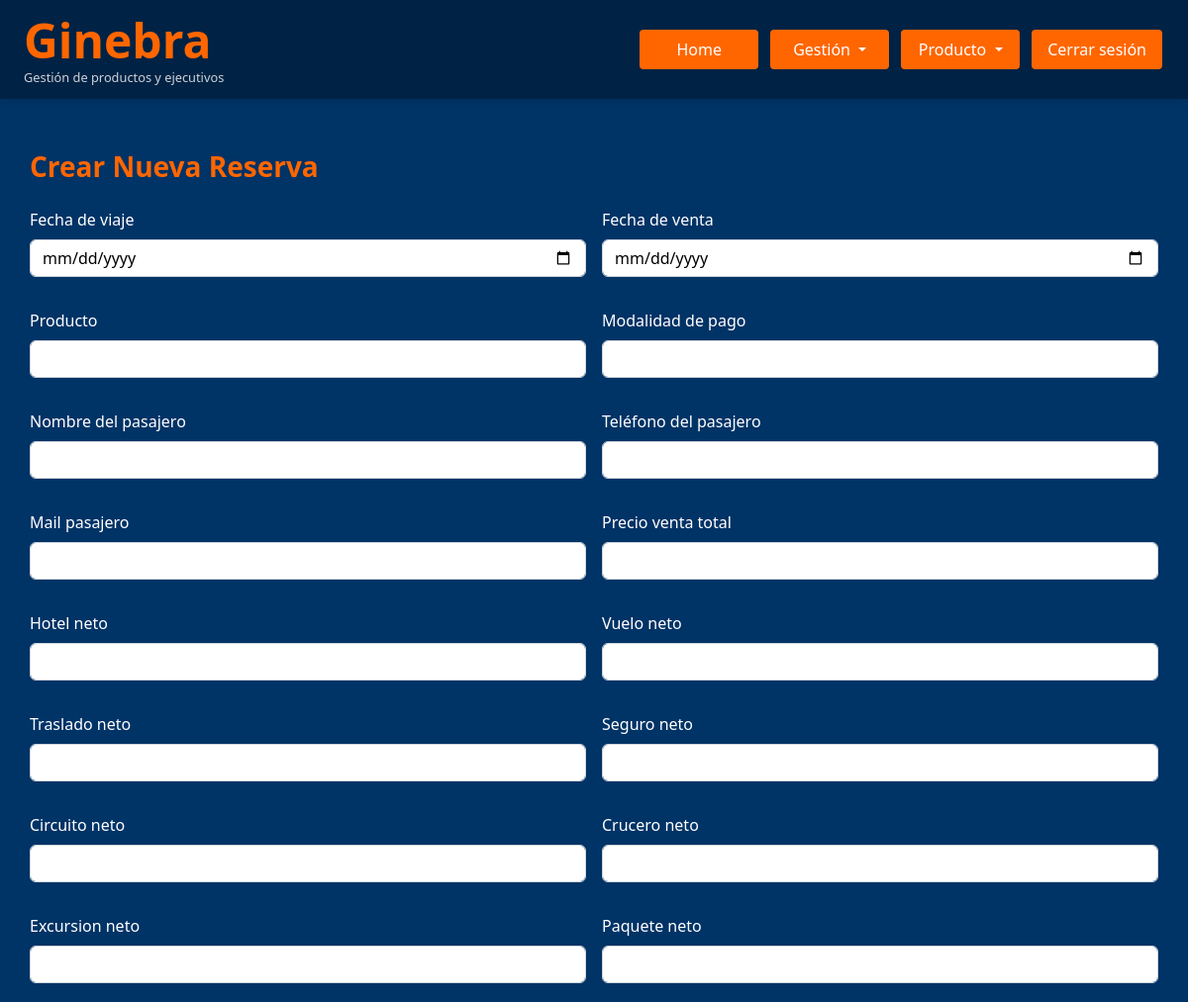
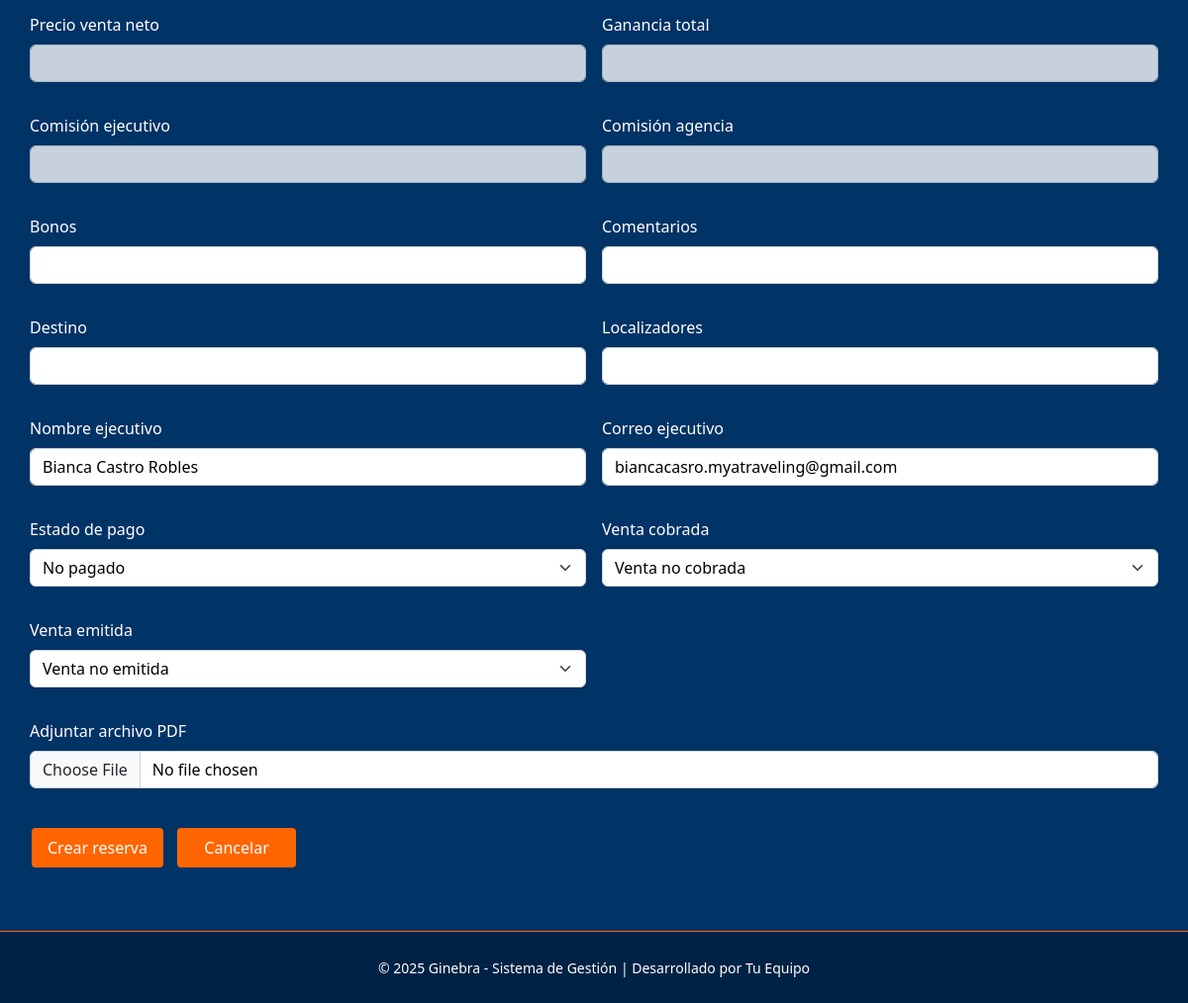
The app's page /reservas (signed in) with its own data (2 pictures, top to bottom).
### Ginebra.py (models this page shows, shortened)
class Usuario(UserMixin, db.Model):
    id = db.Column(db.Integer, primary_key=True)
    username = db.Column(db.String(150), unique=True, nullable=False, index=True)
    password_hash = db.Column(db.String(256), nullable=False)
    nombre = db.Column(db.String(150), index=True)
    apellidos = db.Column(db.String(150), index=True)
    rut = db.Column(db.String(12), unique=True, nullable=True, index=True)
    fecha_nacimiento = db.Column(db.Date, index=True)
    fecha_ingreso = db.Column(db.Date, index=True)
    telefono = db.Column(db.String(20), index=True)
    correo_personal = db.Column(db.String(150), index=True)
    correo = db.Column(db.String(150), unique=True, nullable=False, index=True)
    direccion = db.Column(db.String(250), index=True)
    comision = db.Column(db.Numeric(12,2), default=Decimal('0'), index=True)
    sueldo = db.Column(db.Numeric(12,2), default=Decimal('0'), index=True)
    estado = db.Column(db.Enum(*ESTADO_OPTIONS, name='estado_usuario'), default='Activo')
    rol = db.Column(db.Enum(*ROLES, name='roles'), nullable=False)
    empresa_id = db.Column(db.Integer, db.ForeignKey('empresa.id'), nullable=True)
    empresa = db.relationship('Empresa', backref=db.backref('usuarios', lazy=True))
    @property
    def password(self):
        """No permite leer la contraseña directamente."""
        raise AttributeError('No se puede leer la contraseña')

### Ginebra.py (the view, shortened to what this page needs)
@app.route('/reservas', methods=['GET', 'POST'])
@login_required
def gestionar_reservas():
    search_query = request.args.get('search', '').strip()
    page = request.args.get('page', 1, type=int)
    per_page = 10  # Número de elementos por página
    reservas_query = Reserva.query
    if current_user.rol not in ('admin', 'master'):
        reservas_query = reservas_query.filter_by(usuario_id=current_user.id)
    reservas_paginated = reservas_query.paginate(page=page, per_page=per_page, error_out=False)
    reservas = reservas_paginated.items
    editar_id = request.args.get('editar')
    editar_reserva = None
    return render_template(
        'reservas.html',
        reservas=reservas,
        editar_reserva=editar_reserva,
        pagination=reservas_paginated,
        search_query=search_query
    )

### Ginebra.py (called while the page is built)
@login_manager.user_loader
def load_user(user_id):
    return Usuario.query.get(int(user_id))

@app.context_processor
def inject_global_functions():
    return dict(ruta_inicio_por_rol=ruta_inicio_por_rol)

def ruta_inicio_por_rol(usuario):
    if usuario.rol in ('master', 'admin'):
        return 'admin_panel'
    elif usuario.rol == 'controling':
        return 'controling_panel'
    elif usuario.rol == 'analista':
        return 'analista_panel'
    elif usuario.rol == 'ejecutivo':
        return 'ejecutivo_panel'
    else:
        return 'login'

### templates/reservas.html (shortened to what this page needs)
{% extends "base.html" %}
{% block extra_css %}
<link rel="stylesheet" href="{{ url_for('static', filename='reservas.css') }}">
{% endblock %}
{% block content %}
<div class="container" style="margin-top: 120px;">
  <h3 class="mb-4">Crear Nueva Reserva</h3>
  <form method="POST" enctype="multipart/form-data">
            <div class="row g-3">
        <div class="col-md-6">
          <label class="form-label" for="fecha_viaje">Fecha de viaje</label>
          <input type="date" id="fecha_viaje" class="form-control" name="fecha_viaje"
            value="{{ editar_reserva.fecha_viaje if editar_reserva else '' }}" required />
        </div>
        <div class="col-md-6">
          <label class="form-label" for="fecha_venta">Fecha de venta</label>
          <input type="date" id="fecha_venta" class="form-control" name="fecha_venta"
            value="{{ editar_reserva.fecha_venta if editar_reserva else '' }}" required />
        </div>
        <div class="col-md-6">
          <label class="form-label" for="producto">Producto</label>
          <input type="text" id="producto" class="form-control" name="producto"
            value="{{ editar_reserva.producto if editar_reserva else '' }}" required />
        </div>
        <div class="col-md-6">
          <label class="form-label" for="modalidad_pago">Modalidad de pago</label>
          <input type="text" id="modalidad_pago" class="form-control" name="modalidad_pago"
            value="{{ editar_reserva.modalidad_pago if editar_reserva else '' }}" required />
        </div>
        <div class="col-md-6">
          <label class="form-label" for="nombre_pasajero">Nombre del pasajero</label>
          <input type="text" id="nombre_pasajero" class="form-control" name="nombre_pasajero"
            value="{{ editar_reserva.nombre_pasajero if editar_reserva else '' }}" required />
        </div>
        <div class="col-md-6">
          <label class="form-label" for="telefono_pasajero">Teléfono del pasajero</label>
          <input type="text" id="telefono_pasajero" class="form-control" name="telefono_pasajero"
            value="{{ editar_reserva.telefono_pasajero if editar_reserva else '' }}" />
        </div>
        <div class="col-md-6">
          <label class="form-label" for="mail_pasajero">Mail pasajero</label>
          <input type="email" id="mail_pasajero" class="form-control" name="mail_pasajero"
            value="{{ editar_reserva.mail_pasajero if editar_reserva else '' }}" required />
        </div>
        <div class="col-md-6">
          <label class="form-label" for="precio_venta_total">Precio venta total</label>
          <input type="number" step="1" id="precio_venta_total" class="form-control" name="precio_venta_total"
            value="{{ editar_reserva.precio_venta_total|int if editar_reserva else '' }}" required />
        </div>
        <div class="col-md-6">
          <label class="form-label" for="hotel_neto">Hotel neto</label>
          <input type="number" step="1" id="hotel_neto" class="form-control" name="hotel_neto"
            value="{{ editar_reserva.hotel_neto|int if editar_reserva else '' }}" />
        </div>
        <div class="col-md-6">
          <label class="form-label" for="vuelo_neto">Vuelo neto</label>
          <input type="number" step="1" id="vuelo_neto" class="form-control" name="vuelo_neto"
            value="{{ editar_reserva.vuelo_neto|int if editar_reserva else '' }}" />
        </div>
        <div class="col-md-6">
          <label class="form-label" for="traslado_neto">Traslado neto</label>
          <input type="number" step="1" id="traslado_neto" class="form-control" name="traslado_neto"
            value="{{ editar_reserva.traslado_neto|int if editar_reserva else '' }}" />
        </div>
        <div class="col-md-6">
          <label class="form-label" for="seguro_neto">Seguro neto</label>
          <input type="number" step="1" id="seguro_neto" class="form-control" name="seguro_neto"
            value="{{ editar_reserva.seguro_neto|int if editar_reserva else '' }}" />
        </div>
        <div class="col-md-6">
          <label class="form-label" for="circuito_neto">Circuito neto</label>
          <input type="number" step="1" id="circuito_neto" class="form-control" name="circuito_neto"
            value="{{ editar_reserva.circuito_neto|int if editar_reserva else '' }}" />
        </div>
        <div class="col-md-6">
          <label class="form-label" for="crucero_neto">Crucero neto</label>
          <input type="number" step="1" id="crucero_neto" class="form-control" name="crucero_neto"
            value="{{ editar_reserva.crucero_neto|int if editar_reserva else '' }}" />
        </div>
        <div class="col-md-6">
          <label class="form-label" for="excursion_neto">Excursion neto</label>
          <input type="number" step="1" id="excursion_neto" class="form-control" name="excursion_neto"
            value="{{ editar_reserva.excursion_neto|int if editar_reserva else '' }}" />
        </div>
        <div class="col-md-6">
          <label class="form-label" for="paquete_neto">Paquete neto</label>
          <input type="number" step="1" id="paquete_neto" class="form-control" name="paquete_neto"
            value="{{ editar_reserva.paquete_neto|int if editar_reserva else '' }}" />
        </div>
        <div class="col-md-6">
          <label class="form-label" for="precio_venta_neto">Precio venta neto</label>
          <input type="number" step="1" id="precio_venta_neto" class="form-control" name="precio_venta_neto"
            value="{{ editar_reserva.precio_venta_neto|int if editar_reserva else '' }}" readonly />
        </div>
        <div class="col-md-6">
          <label class="form-label" for="ganancia_total">Ganancia total</label>
          <input type="number" step="1" id="ganancia_total" class="form-control" name="ganancia_total"
            value="{{ editar_reserva.ganancia_total|int if editar_reserva else '' }}" readonly />
        </div>
        <div class="col-md-6">
          <label class="form-label" for="comision_ejecutivo">Comisión ejecutivo</label>
          <input type="number" step="1" id="comision_ejecutivo" class="form-control" name="comision_ejecutivo"
            value="{{ editar_reserva.comision_ejecutivo|int if editar_reserva else '' }}" readonly />
        </div>
        <div class="col-md-6">
          <label class="form-label" for="comision_agencia">Comisión agencia</label>
          <input type="number" step="1" id="comision_agencia" class="form-control" name="comision_agencia"
            value="{{ editar_reserva.comision_agencia|int if editar_reserva else '' }}" readonly />
        </div>
        <div class="col-md-6">
          <label class="form-label" for="bonos">Bonos</label>
          <input type="number" step="0.01" id="bonos" class="form-control" name="bonos"
            value="{{ editar_reserva.bonos|formato_miles if editar_reserva else '' }}" />
        </div>
        <div class="col-md-6">
          <label class="form-label" for="comentarios">Comentarios</label>
          <input type="text" id="comentarios" class="form-control" name="comentarios"
            value="{{ editar_reserva.comentarios if editar_reserva else '' }}" />
        </div>
        <div class="col-md-6">
          <label class="form-label" for="destino">Destino</label>
          <input type="text" id="destino" class="form-control" name="destino"
            value="{{ editar_reserva.destino if editar_reserva else '' }}" />
        </div>
        <div class="col-md-6">
          <label class="form-label" for="localizadores">Localizadores</label>
          <input type="text" id="localizadores" class="form-control" name="localizadores"
            value="{{ editar_reserva.localizadores if editar_reserva else '' }}" />
        </div>
        <div class="col-md-6">
          <label class="form-label" for="nombre_ejecutivo">Nombre ejecutivo</label>
          <input type="text" id="nombre_ejecutivo" class="form-control" name="nombre_ejecutivo"
            value="{{ editar_reserva.nombre_ejecutivo if editar_reserva else current_user.nombre + ' ' + current_user.apellidos }}" />
        </div>
        <div class="col-md-6">
          <label class="form-label" for="correo_ejecutivo">Correo ejecutivo</label>
          <input type="email" id="correo_ejecutivo" class="form-control" name="correo_ejecutivo"
            value="{{ editar_reserva.correo_ejecutivo if editar_reserva else current_user.correo }}" />
        </div>
        <div class="col-md-6">
          <label class="form-label" for="estado_pago">Estado de pago</label>
          <select id="estado_pago" name="estado_pago" class="form-select">
            <option value="No Pagado" {% if (editar_reserva and editar_reserva.estado_pago == 'No Pagado') or not editar_reserva %}selected{% endif %}>No pagado</option>
          </select>
        </div>
        <div class="col-md-6">
          <label class="form-label" for="venta_cobrada">Venta cobrada</label>
          <select id="venta_cobrada" name="venta_cobrada" class="form-select">
            <option value="No Cobrada" {% if (editar_reserva and editar_reserva.venta_cobrada == 'No Cobrada') or not editar_reserva %}selected{% endif %}>Venta no cobrada</option>
          </select>
        </div>
        <div class="col-md-6">
          <label class="form-label" for="venta_emitida">Venta emitida</label>
          <select id="venta_emitida" name="venta_emitida" class="form-select">
            <option value="No Emitida" {% if (editar_reserva and editar_reserva.venta_emitida == 'No Emitida') or not editar_reserva %}selected{% endif %}>Venta no emitida</option>
          </select>
        </div>
        <div class="col-md-12">
          <label class="form-label" for="archivo_pdf">Adjuntar archivo PDF</label>
          <input type="file" id="archivo_pdf" name="archivo_pdf" class="form-control" accept="application/pdf" />
        </div>
      </div>
        <div class="mt-4">
          <button type="submit" class="btn btn-custom me-2">
            {% if editar_reserva %}Guardar cambios{% else %}Crear reserva{% endif %}
          </button>
          <a href="{{ url_for('admin_reservas') }}" class="btn btn-outline-light">Cancelar</a>
        </div>
      </form>
    </div>
</div>
{% endblock %}

### statics/base.css (style rules this page uses)
:root { --primary-bg-color: #003366; --secondary-bg-color: #002244; --accent-color: #ff6600; --text-color: #fff; --hover-color: #ffffff; --light-hover-color: #ffcc99; --success-color: #28a745; --warning-color: #ffc107; --danger-color: #dc3545; --info-color: #17a2b8; }
body { background-color: var(--primary-bg-color); color: var(--text-color); font-family: "Segoe UI", Tahoma, Geneva, Verdana, sans-serif; margin: 0; padding: 0; min-height: 100vh; }
a { color: var(--text-color); text-decoration: none; }
form { display: inline; }
.btn, .btn-custom, .dropdown-toggle, .btn-login { background-color: var(--accent-color) !important; color: var(--text-color) !important; border: none !important; padding: 8px 16px; border-radius: 4px; font-weight: 500; text-align: center; transition: background-color 0.3s ease; text-decoration: none; min-width: 120px; margin: 0 2px; }
.container { max-width: 1200px; margin: 0 auto; padding: 0 15px; }
h1, h2, h3, h4, h5, h6 { color: var(--accent-color); font-weight: 600; }
h3, h4 { margin-bottom: 1.5rem; }
.form-control, .form-select { background-color: white; border: 1px solid #ced4da; color: #000; }
.form-label { color: var(--text-color); font-weight: 500; margin-bottom: 0.5rem; }

### statics/reservas.css (style rules this page uses)
.container { margin-top: 0px !important; }
.form-control[readonly] { background-color: #f8f9fa; opacity: 0.8; }
.row.g-3 > .col-md-6, .row.g-3 > .col-md-12 { margin-bottom: 1rem; }

### records on screen
Usuario: nombre_ejecutivo "Bianca Castro Robles", correo_ejecutivo "biancacasro.myatraveling@gmail.com"
